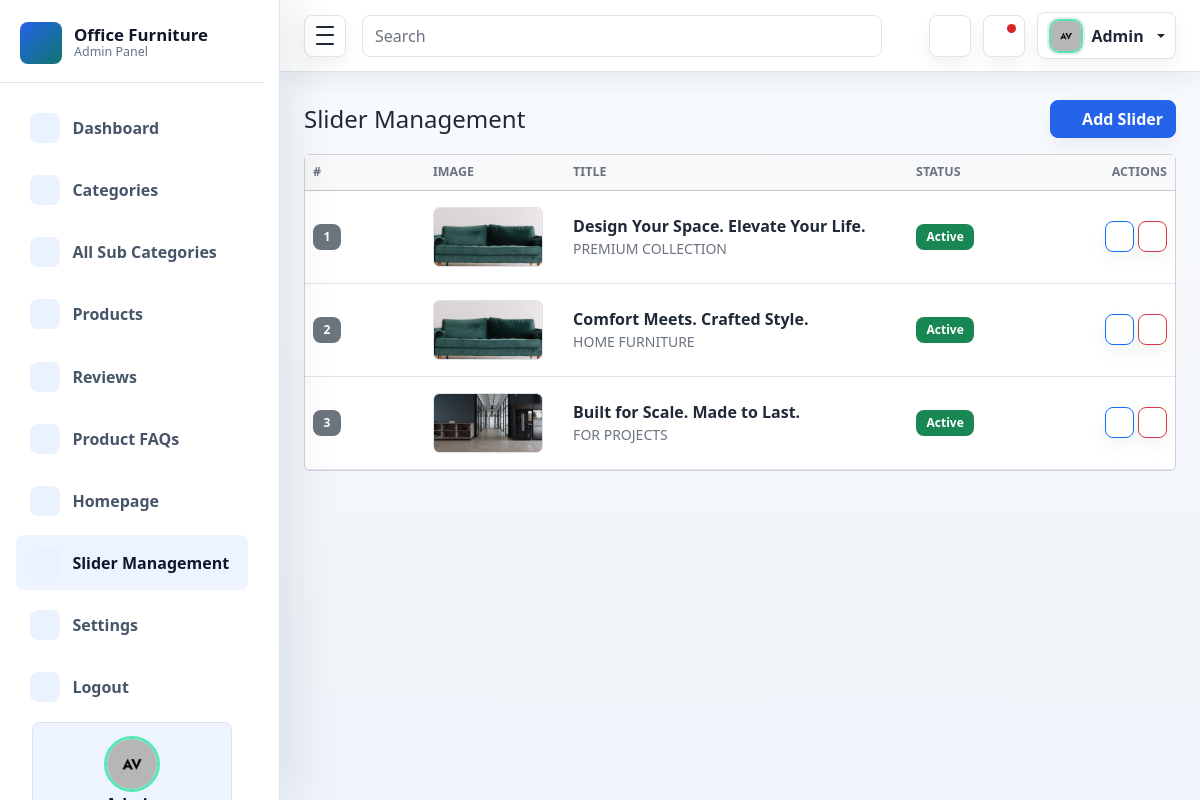
Page /admin_panel/slider_management.php (signed in) on the committed database.
### tables this page shows
CREATE TABLE `sliders` (
  `id` bigint(20) UNSIGNED NOT NULL,
  `title` varchar(255) NOT NULL,
  `subtitle` varchar(255) DEFAULT NULL,
  `description` text DEFAULT NULL,
  `image` varchar(255) NOT NULL,
  `sort_order` int(11) DEFAULT 0,
  `status` tinyint(1) DEFAULT 1,
  `created_at` timestamp NOT NULL DEFAULT current_timestamp(),
  `updated_at` timestamp NOT NULL DEFAULT current_timestamp() ON UPDATE current_timestamp()
);

### admin_panel/config/helpers.php (called while the page is built, shortened)
<?php
function csrf_token(): string
{
    return $_SESSION['csrf_token'];
}
function e(?string $value): string
{
    return htmlspecialchars((string)($value ?? ''), ENT_QUOTES, 'UTF-8');
}

### admin_panel/slider_management.php (the view, shortened to what this page needs)
<?php
require __DIR__ . '/config/helpers.php';
if (isset($_SESSION['adminId'])) {
    include './layouts/header.php';
    $sliders = $pdo->query("SELECT * FROM sliders ORDER BY sort_order ASC, id DESC")->fetchAll();
    $csrfToken = csrf_token();
?>
    <main class="dashboard-content">
        <div class="container-fluid px-3 px-lg-4 py-4">
            <div class="d-flex justify-content-between align-items-center mb-3">
                <h4 class="mb-0">Slider Management</h4>
                <button class="btn btn-primary" data-bs-toggle="modal" data-bs-target="#sliderModal" onclick="resetForm()">
                    <i class="bi bi-plus-circle"></i> Add Slider
                </button>
            </div>
            <div class="card">
                <div class="card-body p-0">
                    <table class="table table-hover align-middle mb-0">
                        <thead class="table-light">
                            <tr>
                                <th class="sort-badge">#</th>
                                <th>Image</th>
                                <th>Title</th>
                                <th>Status</th>
                                <th class="text-end">Actions</th>
                            </tr>
                        </thead>
                        <tbody>
                            <?php foreach ($sliders as $s): ?>
                                <tr>
                                    <td><span class="badge bg-secondary"><?= (int)$s['sort_order'] ?></span></td>
                                    <td><img src="<?= e($s['image']) ?>" class="slider-thumb" alt="<?= e($s['title']) ?>"></td>
                                    <td>
                                        <div class="fw-semibold"><?= e($s['title']) ?></div>
                                        <?php if ($s['subtitle']): ?><div class="small text-muted"><?= e($s['subtitle']) ?></div><?php endif; ?>
                                    </td>
                                    <td>
                                        <a href="slider_management.php?action=toggle&id=<?= (int)$s['id'] ?>&csrf_token=<?= e($csrfToken) ?>"
                                            class="badge text-decoration-none <?= $s['status'] ? 'bg-success' : 'bg-secondary' ?>">
                                            <?= $s['status'] ? 'Active' : 'Inactive' ?>
                                        </a>
                                    </td>
                                    <td class="text-end">
                                        <button class="btn btn-sm btn-outline-primary edit-btn"
                                            data-id="<?= (int)$s['id'] ?>"
                                            data-title="<?= e($s['title']) ?>"
                                            data-subtitle="<?= e($s['subtitle']) ?>"
                                            data-description="<?= e($s['description']) ?>"
                                            data-image="<?= e($s['image']) ?>"
                                            data-sort_order="<?= (int)$s['sort_order'] ?>"
                                            data-status="<?= (int)$s['status'] ?>">
                                            <i class="bi bi-pencil"></i>
                                        </button>
                                        <a href="javascript:void(0)" class="btn btn-sm btn-outline-danger delete-btn"
                                            data-id="<?= (int)$s['id'] ?>" data-title="<?= e($s['title']) ?>">
                                            <i class="bi bi-trash"></i>
                                        </a>
                                    </td>
                                </tr>
                            <?php endforeach; ?>
                        </tbody>
                    </table>
                </div>
            </div>
        </div>
    </main>
    <?php
    include "./layouts/footer.php";
    ?>
<?php
} else {
    header("Location:index.php");
}
?>

### admin_panel/assets/css/style.css (style rules this page uses)
:root { --sidebar-width: 280px; --sidebar-mini-width: 84px; --admin-bg: #f5f7fb; --admin-surface: #ffffff; --admin-surface-soft: #f8fafc; --admin-border: #dbe4ef; --admin-text: #1f2937; --admin-muted: #6b7280; --admin-primary: #2563eb; --admin-primary-dark: #1d4ed8; --admin-success: #0f766e; --admin-warning: #d97706; --admin-danger: #dc2626; --admin-sidebar: #111827; --admin-sidebar-soft: #1f2937; --admin-shadow-sm: 0 10px 24px rgba(15, 23, 42, 0.06); --admin-shadow: 0 18px 46px rgba(15, 23, 42, 0.09); --admin-shadow-lg: 0 26px 70px rgba(15, 23, 42, 0.12); --admin-ring: 0 0 0 4px rgba(37, 99, 235, 0.12); }
* { box-sizing: border-box; }
html { min-height: 100%; }
body { min-height: 100vh; margin: 0; background: linear-gradient(180deg, #f8fbff 0%, var(--admin-bg) 42%, #eef4fa 100%); color: var(--admin-text); font-family: "Segoe UI", Arial, sans-serif; }
a { text-decoration: none; }
.dashboard-content { min-height: calc(100vh - 132px); }
.dashboard-content>.container-fluid { padding-top: 1.75rem !important; padding-bottom: 1.75rem !important; }
.btn { border-radius: 8px; font-weight: 700; box-shadow: 0 8px 18px rgba(15, 23, 42, 0.05); transition: border-color 0.16s ease, background 0.16s ease, box-shadow 0.16s ease, transform 0.16s ease; }
.btn-primary { border-color: var(--admin-primary); background: var(--admin-primary); }
.table { --bs-table-bg: transparent; }
.table thead th { color: var(--admin-muted); font-size: 0.78rem; text-transform: uppercase; white-space: nowrap; }
.table tbody td { min-width: 120px; padding-top: 1rem; padding-bottom: 1rem; }
.table tbody tr { transition: background 0.16s ease; }
.badge { border-radius: 8px; padding: 0.45rem 0.65rem; }
.btn { display: inline-flex; align-items: center; justify-content: center; gap: 0.4rem; }
.text-muted { color: var(--admin-muted) !important; }
html[data-theme="light"] { color-scheme: light; }
body, .admin-navbar, .admin-sidebar, .admin-main, .metric-card, .panel, .auth-card, .error-card, .dropdown-menu, .modal-content, .form-control, .form-select { transition: background-color 0.18s ease, border-color 0.18s ease, color 0.18s ease, box-shadow 0.18s ease; }
.table { --bs-table-color: var(--admin-text); --bs-table-border-color: var(--admin-border); color: var(--admin-text); }
html:not([data-theme="dark"]) { --admin-sidebar: #ffffff; --admin-sidebar-soft: #eef4ff; --admin-sidebar-border: #dbe4ef; --admin-sidebar-text: #475569; --admin-sidebar-text-strong: #0f172a; --admin-sidebar-muted: #64748b; --admin-sidebar-icon-bg: #eaf2ff; --admin-sidebar-icon: #2563eb; --admin-sidebar-shadow: 18px 0 42px rgba(15, 23, 42, 0.08); }
.slider-thumb { width: 110px; height: 60px; object-fit: cover; border-radius: .4rem; border: 1px solid #dee2e6; }
.sort-badge { width: 36px; }
.table td { vertical-align: middle; }

### rows in the picture
sliders: sort_order "1", image (picture), title "Design Your Space. Elevate Your Life.", subtitle "PREMIUM COLLECTION", status "Active"
sliders: sort_order "2", image (picture), title "Comfort Meets. Crafted Style.", subtitle "HOME FURNITURE", status "Active"
sliders: sort_order "3", image (picture), title "Built for Scale. Made to Last.", subtitle "FOR PROJECTS", status "Active"
